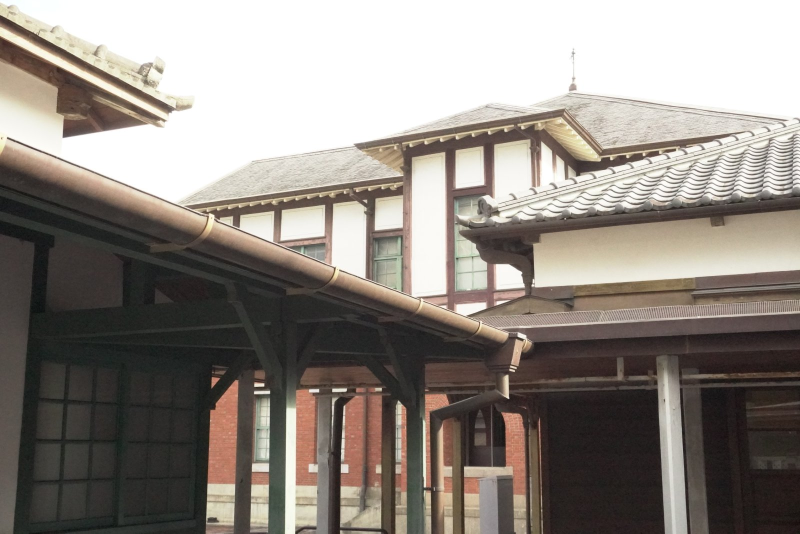
#> input picture photomanager/assets/prompts/watercolor-grid-collage/20261004-131233_原圖.jpg, 1600 x 1067 px (shown at 1/2 size)
$ python -i depth.py   (imports and definitions only)
#> lines starting #> are read from the running program, lines starting #| are printed output that depends on the picture
"""景深模糊的計算：估深度、畫模糊。只用 numpy + Pillow。

有下載 AI 深度模型時（model.py）深度由模型給；沒有的話用這裡的快速估計 ——
它只是個退路：單張照片的清晰度說不出誰近誰遠，所以結果偏向「下面近、上面遠」的平滑漸層。

估深度（輕量版，沒有神經網路）：
  1. 失焦量：照片裡本來就糊的地方，多半離對焦面比較遠。用「再模糊一次、看邊緣的
     梯度掉多少」估每條邊的失焦半徑（Zhuo & Sim 2011），邊緣掉得少 = 本來就糊。
  2. 擴散：只有邊緣上有估計值，用正規化卷積鋪滿整張，再用引導濾波（guided filter）
     讓深度的邊界貼齊照片裡物體的輪廓。
  3. 先驗：畫面上方通常比較遠、主體通常在中間。整張都很清楚（手機照、風景）時，
     失焦量看不出遠近，就改由先驗決定。
  結果是 0（近／清楚）到 1（遠／模糊）的一張圖。

畫模糊（模擬鏡頭）：在線性光裡用光圈形狀的核心（圓形或多邊形）把照片糊成幾層，
每個像素依它的模糊圈（跟對焦面的深度差）在相鄰兩層之間內插。接近死白的亮點先推亮，
糊開才會變成一顆顆明亮、邊緣清楚的散景。模糊時用正規化卷積把「清楚的主體」排除在外，
背景糊開的時候才不會把主體的顏色暈出去。大半徑的那幾層先縮小再用 FFT 卷積，速度跟半徑幾乎無關。
"""
from __future__ import annotations

import os
import threading
from concurrent.futures import ThreadPoolExecutor

import numpy as np
from PIL import Image

DEPTH_EDGE = 512   # 估深度用的長邊


# ============================================================ 基本濾波
def box(a: np.ndarray, r: int, axis: int) -> np.ndarray:
    """沿一軸的平均濾波（邊緣複製），用累加和做，跟半徑無關。"""
    if r < 1:
        return a
    pad = [(0, 0)] * a.ndim
    pad[axis] = (r + 1, r)
    c = np.cumsum(np.pad(a, pad, mode="edge"), axis=axis, dtype=np.float64)
    n = a.shape[axis]
    hi = np.take(c, np.arange(2 * r + 1, 2 * r + 1 + n), axis=axis)
    lo = np.take(c, np.arange(0, n), axis=axis)
    return ((hi - lo) / (2 * r + 1)).astype(np.float32)


def box2(a, r):
    return box(box(a, r, 0), r, 1)


def gauss(a, sigma):
    """三次方框模糊 ≈ 高斯。"""
    r = max(1, int(round(sigma * 0.94)))
    for _ in range(3):
        a = box2(a, r)
    return a


# [15 lines left out: functions guided, normalize, not called in this run]


def to_gray(rgb: np.ndarray) -> np.ndarray:
    return (rgb[..., 0] * 0.299 + rgb[..., 1] * 0.587 + rgb[..., 2] * 0.114).astype(np.float32) / 255


def resize_f(a: np.ndarray, w: int, h: int) -> np.ndarray:
    return np.asarray(Image.fromarray(a.astype(np.float32)).resize((w, h), Image.Resampling.BILINEAR))


# ============================================================ 估深度
def estimate_depth(rgb: np.ndarray) -> np.ndarray:
    """rgb: HxWx3 uint8（任意大小）→ 同大小的深度 0..1。"""
    H, W = rgb.shape[:2]
    k = min(1.0, DEPTH_EDGE / max(H, W))
    sw, sh = max(8, round(W * k)), max(8, round(H * k))
    small = np.asarray(Image.fromarray(rgb).resize((sw, sh), Image.Resampling.BILINEAR))
    g = gauss(to_gray(small), 0.6)

    # 1. 邊緣上的失焦半徑
    sigma0 = 1.0
    g2 = gauss(g, sigma0)

    # [6 lines left out: function grad, not called in this run]

    m1, m2 = grad(g), grad(g2)
    thresh = max(0.015, float(np.percentile(m1, 82)))
    edge = (m1 > thresh).astype(np.float32)
    ratio = m1 / (m2 + 1e-4)
    sig = sigma0 / np.sqrt(np.maximum(ratio * ratio - 1, 1e-3))
    sig = np.clip(sig, 0, 6).astype(np.float32)

    # 2. 鋪滿：正規化卷積 + 引導濾波
    long_edge = max(sw, sh)
    s = long_edge / 16
    num, den = gauss(sig * edge, s), gauss(edge, s)
    fallback = float(np.median(sig[edge > 0])) if edge.any() else 0.0
    dense = np.where(den > 1e-3, num / np.maximum(den, 1e-6), fallback).astype(np.float32)
    dense = guided(g, gauss(dense, long_edge / 60), max(2, long_edge // 24), 1e-2)
    defocus = normalize(dense)

    # 3. 先驗：越上面越遠、越邊邊越遠
    yy, xx = np.mgrid[0:sh, 0:sw].astype(np.float32)
    top = 1 - yy / max(1, sh - 1)
    center = np.hypot((xx / max(1, sw - 1) - 0.5) * 1.2, (yy / max(1, sh - 1) - 0.55)) / 0.75
    prior = normalize(0.7 * top + 0.3 * np.clip(center, 0, 1), 0, 100)
    # 失焦量本身有沒有對比：整張都一樣清楚時，它說不出遠近。
    spread = float(np.std(defocus))
    wd = float(np.clip((spread - 0.1) / 0.3, 0.1, 0.5))
    depth = wd * defocus + (1 - wd) * prior
    depth = guided(g, depth.astype(np.float32), max(2, long_edge // 40), 4e-3)
    depth = normalize(gauss(depth, 1.0), 1, 99)
    return resize_f(depth, W, H) if (sw, sh) != (W, H) else depth


# [21 lines left out: functions refine_to, histogram, focus_at, not called in this run]


# ============================================================ 畫模糊
NEAR_GAIN = 1.3     # 對焦面前面的東西糊得比後面快（真的鏡頭也是這樣）


# [20 lines left out: function blur_amount_map, not called in this run]


# ---------------------------------------------------------------- 鏡頭的模糊
# 跟高斯模糊不一樣的地方：
#   1. 在線性光裡混光（真實的光是相加的），不是在 sRGB 的數值上平均。
#   2. 核心是光圈的形狀（圓形或多邊形，邊緣清楚），所以一個亮點會散成一顆邊緣清楚的圓盤 / 多邊形。
#   3. 亮點的能量比畫面上記錄到的還大（早就過曝了），先把接近死白的地方推亮，糊開之後才會是
#      一顆顆明亮的散景，而不是灰灰的一片。
LEVEL_KERNEL = 14       # 每一層縮小到光圈半徑大約這麼多像素再算：預覽和原尺寸的散景邊緣一樣利


# [44 lines left out: functions aperture_kernel, _good, _conv_fft, not called in this run]


def _resize_f(a, w, h):
    return np.asarray(Image.fromarray(np.ascontiguousarray(a, dtype=np.float32), "F").resize(
        (w, h), Image.Resampling.BILINEAR), dtype=np.float32)


# [71 lines left out: functions render, colorize, not called in this run]

>>> import cv2
>>> picture = cv2.imread('../../assets/prompts/watercolor-grid-collage/20261004-131233_原圖.jpg', cv2.IMREAD_GRAYSCALE)
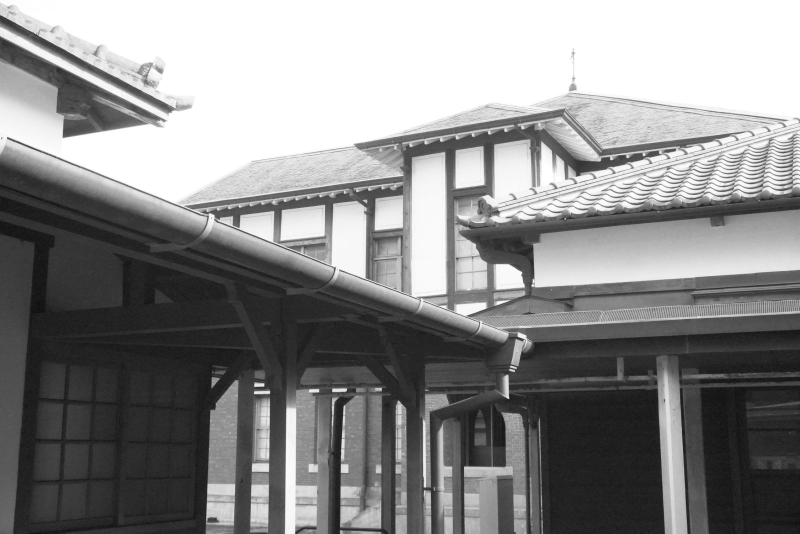
#> picture: shape (1067, 1600) (shown at 1/2 size); min 10, max 255, mean 138.1
>>> result = estimate_depth(picture)
#> in estimate_depth, `small = np.asarray(Image.fromarray(rgb).resize((sw, sh), Image.Resampl..`:
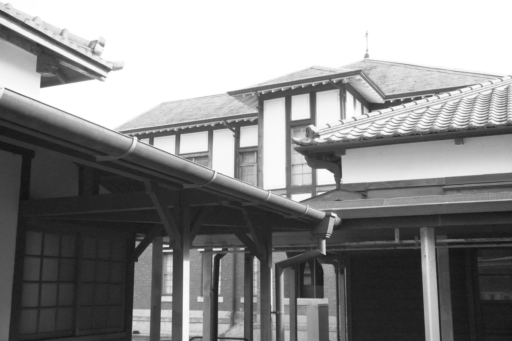
#> small: shape (341, 512); min 18, max 255, mean 138.1
#> in gauss, `r = max(1, int(round(sigma * 0.94)))`: r = 1
#> the loop in gauss, `for _ in range(3):` made 1 pass
#> after the loop in gauss, `for _ in range(3):`: a = 341 values, max 0.992 at index 0, min 0.0879 at index 144, mean 0.406
#> (the run stopped early here; a loop or call above may not have finished)

$ run again, on photomanager/assets/prompts/watercolor-grid-collage/20261004-131233_成果.jpg
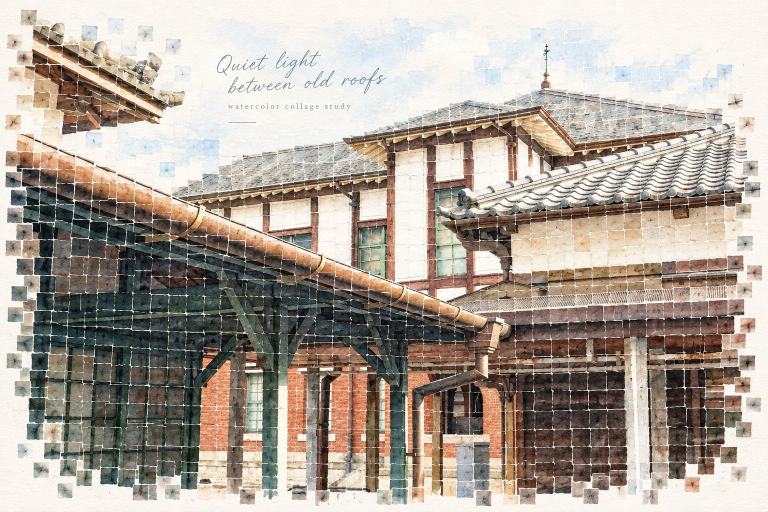
#> input picture photomanager/assets/prompts/watercolor-grid-collage/20261004-131233_成果.jpg, 1536 x 1024 px (shown at 1/2 size)
#> `picture = cv2.imread('../../assets/prompts/watercolor-grid-collage/202..`:
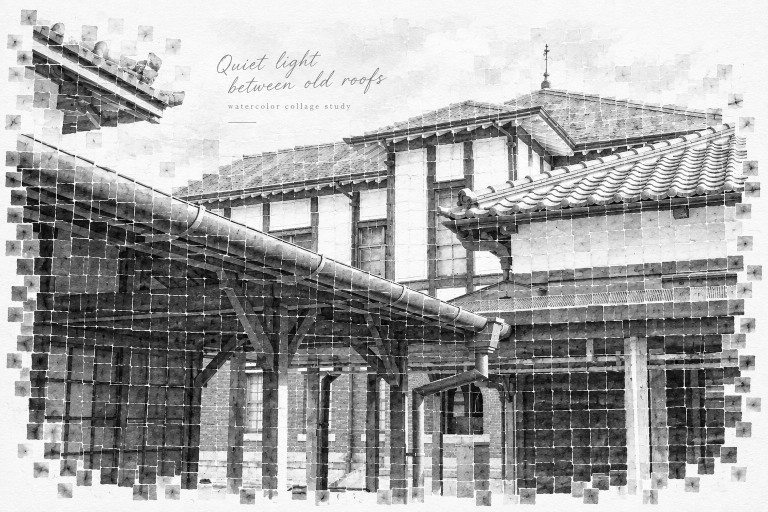
#> picture: shape (1024, 1536) (shown at 1/2 size); min 0, max 255, mean 165.6
#> in estimate_depth, `small = np.asarray(Image.fromarray(rgb).resize((sw, sh), Image.Resampl..`:
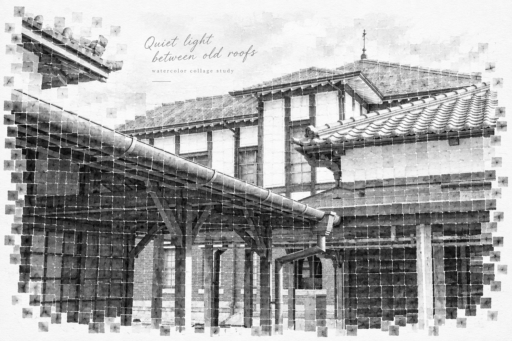
#> small: shape (341, 512); min 4, max 253, mean 165.6
#> r = 1
#> the loop in gauss, `for _ in range(3):` made 1 pass
#> after the loop in gauss, `for _ in range(3):`: a = 341 values, max 0.976 at index 198, min 0.949 at index 270, mean 0.962
